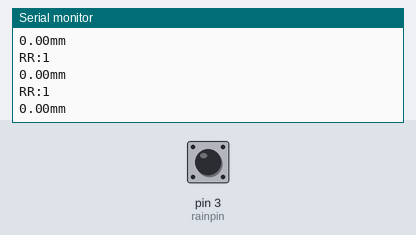
Recording of a sketch running on a simulated Arduino Uno, built with avr-gcc and run on an emulated ATmega328P. On the bench: the last lines printed to the serial monitor. The test bench sets the inputs (shaded band); at power-on: pin 3 (rainpin) HIGH.

Above: at 1.8 s.
1.9 s: pin 3 (rainpin) pulled LOW for 0.6 s
At 2.81 s:
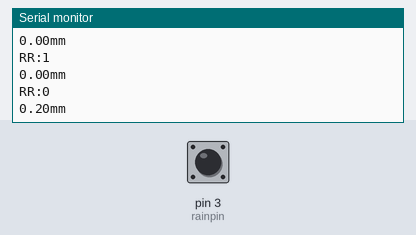
4.0 s: pin 3 (rainpin) pulled LOW for 1 s
At 5.31 s:
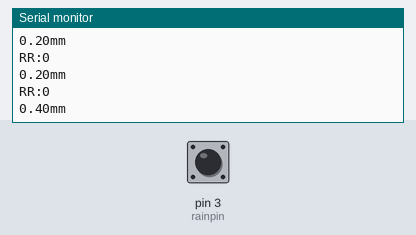
6.5 s: pin 3 (rainpin) pulled LOW for 0.6 s
At 7.82 s:
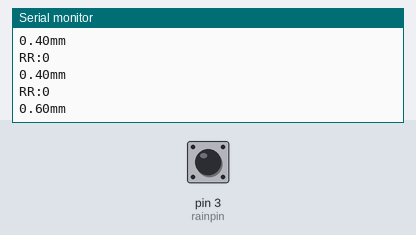
Timing chart, 0 to 9.5 s (numbered marks = the images above; inputs shaded):
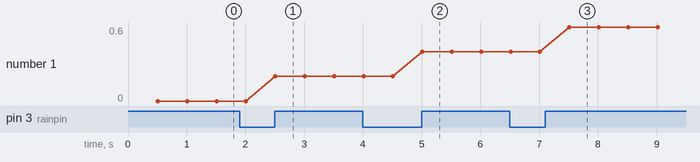

The sketch:

sketch_mar08a.ino
```cpp
#define rainpin 3
int RR = 0;
float rainmeter = 0;

void setup() {

  pinMode( rainpin , INPUT_PULLUP);
  Serial.begin(9600);
  attachInterrupt(digitalPinToInterrupt(rainpin), blink, RISING);

}
void blink()
{
  rainmeter += 0.2;
}

void loop() {
  RR=digitalRead(rainpin);
  delay(500);
   Serial.print("RR:");
   Serial.println(RR);
  Serial.print(rainmeter);
  Serial.println("mm");
}
```

Measured:
- after the input at 1.9 s, the serial monitor: prints a new line after 0.60 s (image 1)
- after the input at 4.0 s, the serial monitor: prints a new line after 1.0 s (image 2)
- after the input at 6.5 s, the serial monitor: prints a new line after 1.0 s (image 3)
- plotted number 1: 0 → 0.2 after the input at 1.9 s, 0.2 → 0.4 after the input at 4.0 s, 0.4 → 0.6 after the input at 6.5 s
